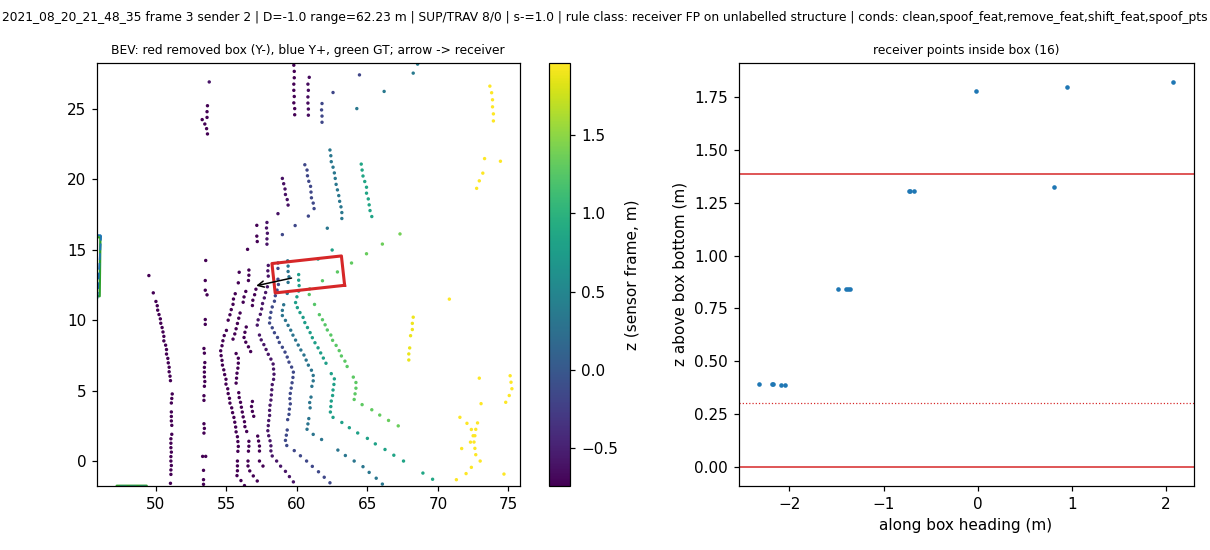
#> input picture runs/20261023-E2/remove_fr/case00_2021_08_20_21_48_35_f003_s2.png, 1210 x 550 px; its folder holds only this picture in this run
$ python -i tables.py   (imports and definitions only)
#> lines starting #> are read from the running program, lines starting #| are printed output that depends on the picture
"""Markdown tables and checks for the report. Every number is copied from the analysis summaries.

The 'descriptive expected-outcome checks' apply the operational rules written in the preregistration
(pgd_families.expected_outcomes.operational_checks, stated before any PGD run). They are NOT criteria."""
from .data import DEF_NAME, DEFS, METHOD_NAME, ORIG
from .figures import cond_label, d70_conditions

PTS = 100.0


def f_pts(v, nd=2):
    return "n/a" if v is None else f"{v * PTS:+.{nd}f}"


def f_ci(ci, scale=PTS, nd=2):
    return "n/a" if ci is None else f"[{ci[0] * scale:+.{nd}f}, {ci[1] * scale:+.{nd}f}]"


def f_pct(v, nd=1):
    return "n/a" if v is None else f"{v * 100:.{nd}f}%"


def f_p(v):
    return "n/a" if v is None else (f"{v:.4f}" if v >= 0.0001 else f"{v:.1e}")


def yes(v):
    return "n/a" if v is None else ("yes" if v else "no")


# [82 lines left out: functions md, headline, per_family, clean_cost, absolute_ap, criteria and 2 more, not called in this run]


def pgd(inp):
    flags = inp.v3.get("B-NORM_flags") or {}
    by = inp.v3.get("pgd_by_scenario") or {}
    ms = [m for m in ("B-RAY", "R1", "R1_noREMOVE", "B-NORM", "ego_only") if m in inp.methods]
    rows = []
    for c in inp.pgd_conditions:
        tot = (by.get(c) or {}).get("total") or {}
        r = [cond_label(c, inp.prereg)]
        for d in DEFS:
            r.append(f_pts(inp.point(d, f"attack_loss|{c}")))
        for m in ms:
            r.append(" / ".join("n/a" if inp.point(d, f"recovery|{m}|{c}") is None else
                                f"{inp.point(d, f'recovery|{m}|{c}'):.2f}" for d in DEFS))
        r += [f_pct((flags.get(c) or {}).get("catch_rate"), 0),
              f"{tot.get('infeasible', 'n/a')}/{tot.get('frames_with_sender', 'n/a')}",
              f"{tot.get('realized', 'n/a')}/{tot.get('applied', 'n/a')}"]
        rows.append(r)
    h = (["Condition", "attack loss global", "attack loss frame"] + [f"recovery {METHOD_NAME[m]} (global / frame)" for m in ms]
         + ["B-NORM catch", "stealth-infeasible / frames with sender", "realized / applied"])
    return md(h, rows)


# [72 lines left out: functions realized_only, checks, expected_outcome_checks, d70_note, not called in this run]


ORIG_TEXT = ", ".join(ORIG)

>>> import cv2
>>> picture = cv2.imread('../../../runs/20261023-E2/remove_fr/case00_2021_08_20_21_48_35_f003_s2.png', cv2.IMREAD_GRAYSCALE)
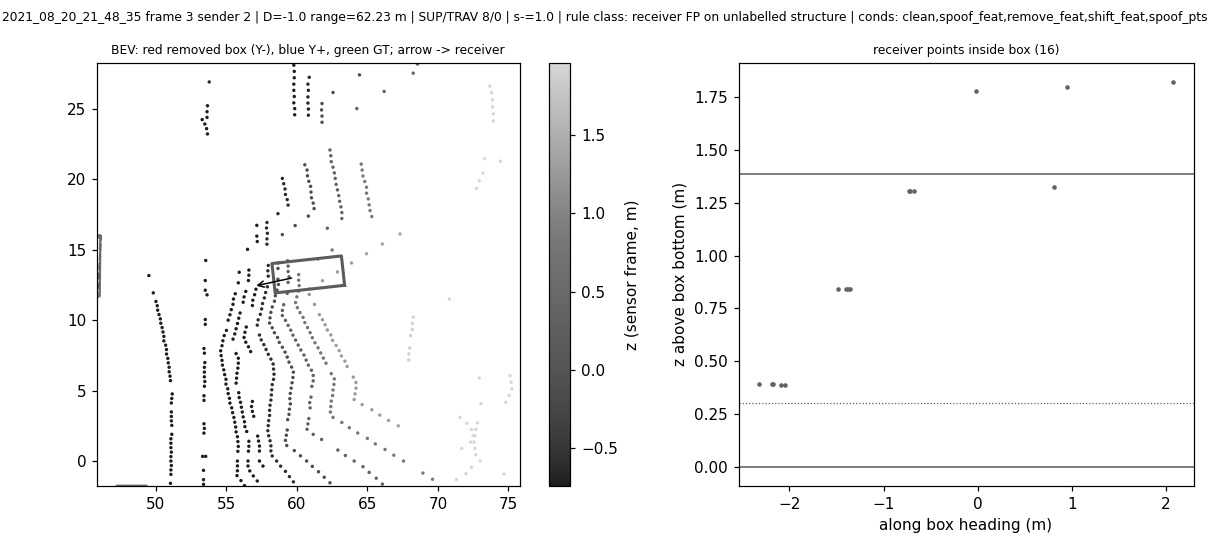
#> picture: shape (550, 1210); min 0, max 255, mean 246.4
#> (the run stopped early here; a loop or call above may not have finished)

$ run again, on runs/20261023-E2/remove_fr/case01_2021_08_20_21_48_35_f021_s1.png
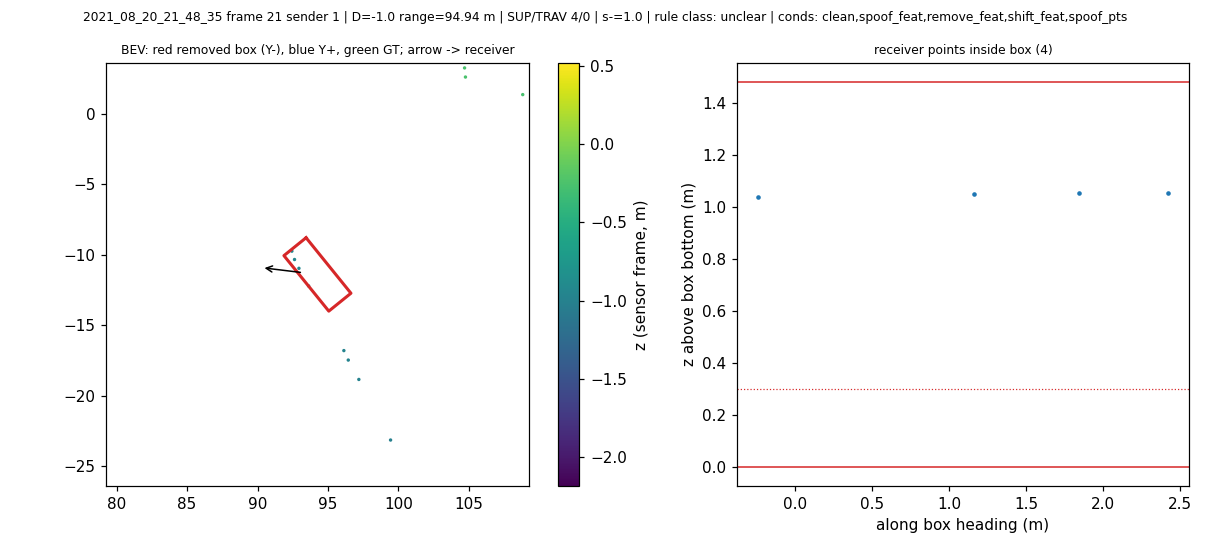
#> input picture runs/20261023-E2/remove_fr/case01_2021_08_20_21_48_35_f021_s1.png, 1210 x 550 px
#> `picture = cv2.imread('../../../runs/20261023-E2/remove_fr/case00_2021_..`:
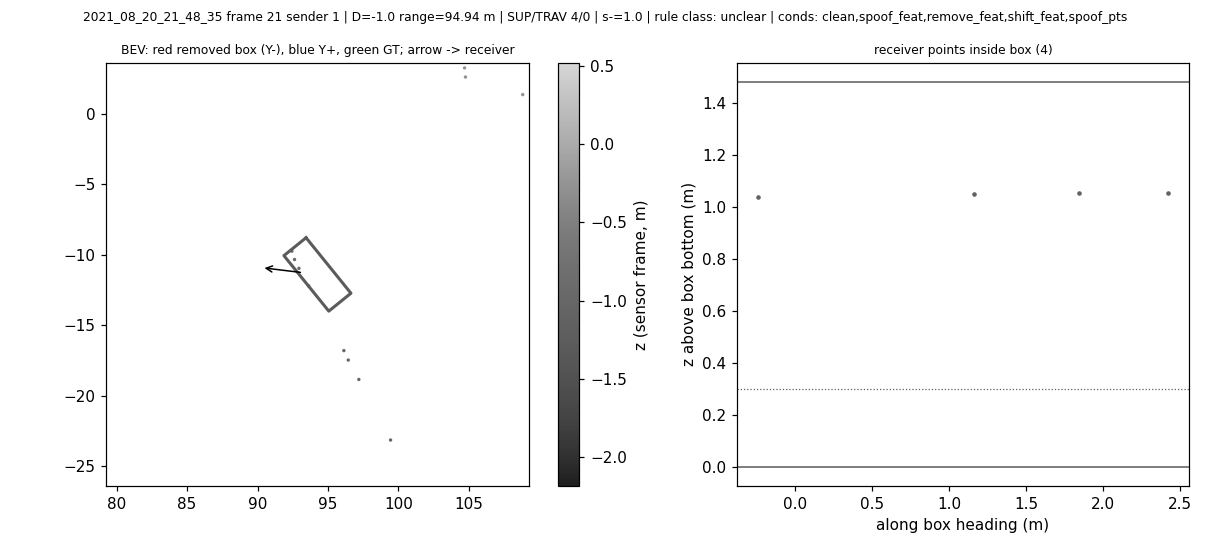
#> picture: shape (550, 1210); min 0, max 255, mean 247.6

$ run again, on runs/20261023-E2/remove_fr/case02_2021_08_20_21_48_35_f021_s2.png
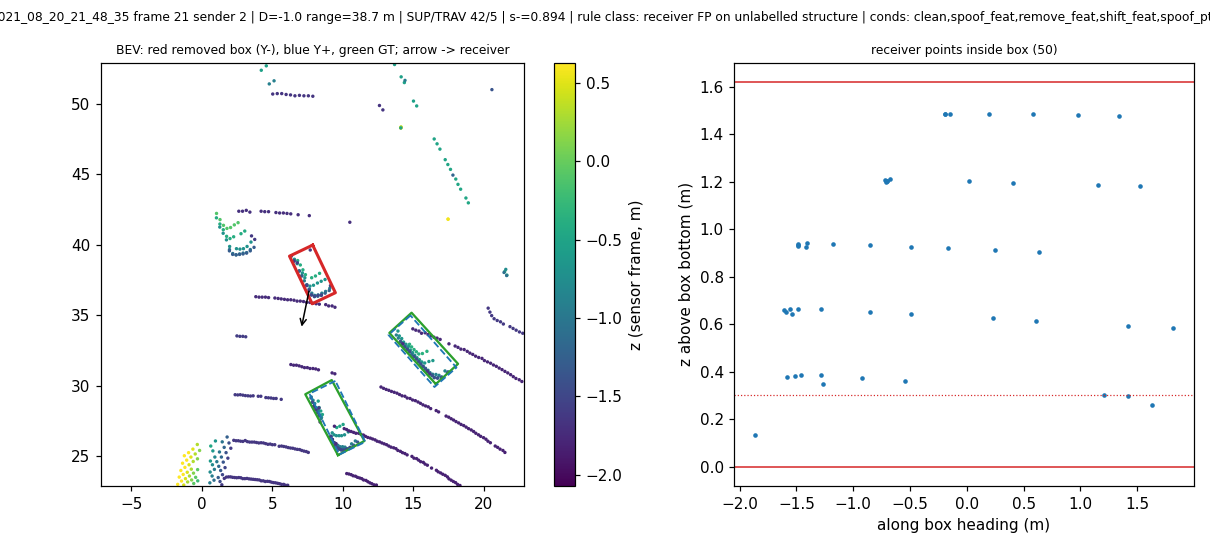
#> input picture runs/20261023-E2/remove_fr/case02_2021_08_20_21_48_35_f021_s2.png, 1210 x 550 px
#> `picture = cv2.imread('../../../runs/20261023-E2/remove_fr/case00_2021_..`:
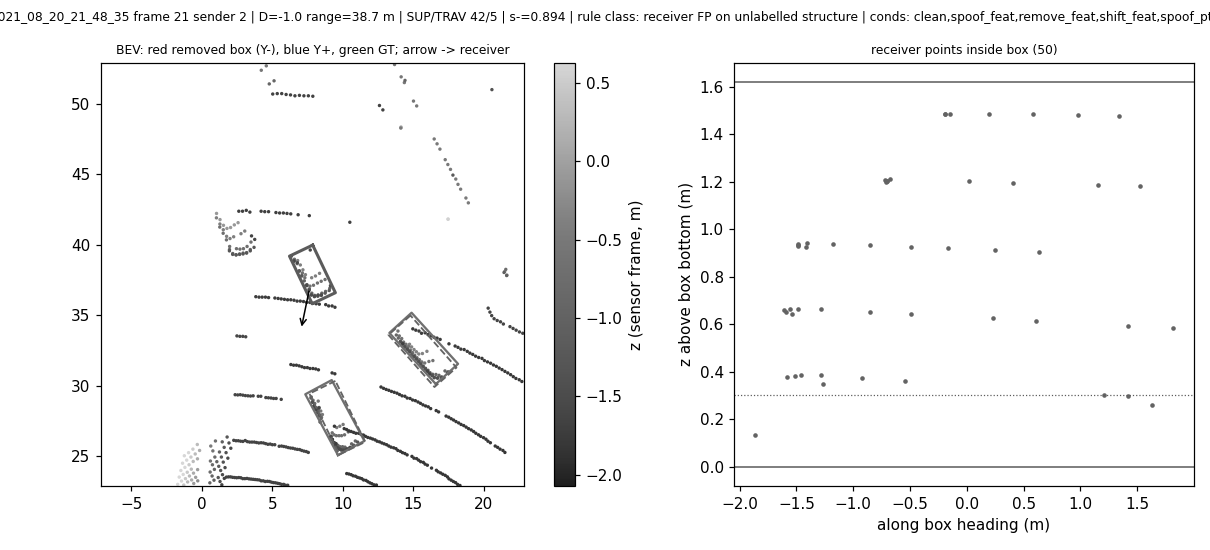
#> picture: shape (550, 1210); min 0, max 255, mean 245.9
